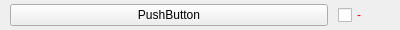
<?xml version="1.0" encoding="UTF-8"?>
<ui version="4.0">
 <class>VocabFileEntryWidget</class>
 <widget class="QWidget" name="VocabFileEntryWidget">
  <property name="geometry">
   <rect>
    <x>0</x>
    <y>0</y>
    <width>400</width>
    <height>30</height>
   </rect>
  </property>
  <property name="sizePolicy">
   <sizepolicy hsizetype="Expanding" vsizetype="Fixed">
    <horstretch>0</horstretch>
    <verstretch>0</verstretch>
   </sizepolicy>
  </property>
  <property name="windowTitle">
   <string>Form</string>
  </property>
  <layout class="QHBoxLayout" name="VocabularyCfgListEntryLayout" stretch="86,14">
   <property name="spacing">
    <number>10</number>
   </property>
   <property name="sizeConstraint">
    <enum>QLayout::SetDefaultConstraint</enum>
   </property>
   <property name="leftMargin">
    <number>10</number>
   </property>
   <property name="topMargin">
    <number>0</number>
   </property>
   <property name="rightMargin">
    <number>10</number>
   </property>
   <property name="bottomMargin">
    <number>0</number>
   </property>
   <item>
    <widget class="QPushButton" name="TitleButton">
     <property name="sizePolicy">
      <sizepolicy hsizetype="Expanding" vsizetype="Fixed">
       <horstretch>0</horstretch>
       <verstretch>0</verstretch>
      </sizepolicy>
     </property>
     <property name="text">
      <string>PushButton</string>
     </property>
     <property name="autoDefault">
      <bool>false</bool>
     </property>
     <property name="default">
      <bool>false</bool>
     </property>
     <property name="flat">
      <bool>false</bool>
     </property>
    </widget>
   </item>
   <item>
    <widget class="QCheckBox" name="checkBox">
     <property name="sizePolicy">
      <sizepolicy hsizetype="Expanding" vsizetype="Fixed">
       <horstretch>0</horstretch>
       <verstretch>0</verstretch>
      </sizepolicy>
     </property>
     <property name="font">
      <font>
       <kerning>true</kerning>
      </font>
     </property>
     <property name="contextMenuPolicy">
      <enum>Qt::DefaultContextMenu</enum>
     </property>
     <property name="layoutDirection">
      <enum>Qt::LeftToRight</enum>
     </property>
     <property name="styleSheet">
      <string notr="true">QCheckBox{color:red ; text-align:right;alignment:right}</string>
     </property>
     <property name="text">
      <string>-</string>
     </property>
     <property name="iconSize">
      <size>
       <width>16</width>
       <height>16</height>
      </size>
     </property>
    </widget>
   </item>
  </layout>
 </widget>
 <resources/>
 <connections/>
</ui>
